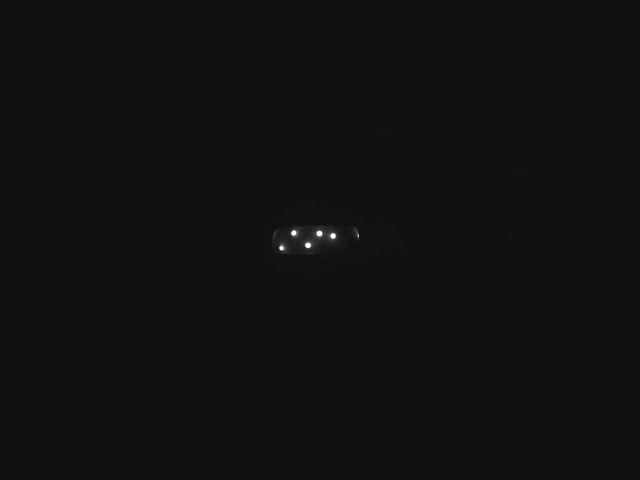
#> input picture frame 119 of output_rifts_right_9.mkv, 1280 x 960 px (shown at 1/2 size)
$ python mov_check.py
#> lines starting #> are read from the running program, lines starting #| are printed output that depends on the picture; after the words box and inside, x2 and y2 are one past the last pixel; in counts of white or black regions, pixels touching at a corner belong together
import numpy as np
import cv2
import os

CV_MIN_THRESHOLD = 150
CV_MAX_THRESHOLD = 255
BLOB_SIZE = 45
def detect_led_lights(image, padding=5, min_area=100, max_area=1000):
    contours, _ = cv2.findContours(image, cv2.RETR_EXTERNAL, cv2.CHAIN_APPROX_SIMPLE)
    blob_info = []
    for idx, contour in enumerate(contours):
        x, y, w, h = cv2.boundingRect(contour)
        # Apply padding for the bounding box
        x -= padding
        y -= padding
        w += padding * 2
        h += padding * 2

        # Use contourArea to get the actual area of the contour
        area = cv2.contourArea(contour)

        # Check if the area of the contour is within the specified range
        if min_area <= area <= max_area:
            blob_info.append((x, y, w, h))

    return blob_info

def find_center(frame, SPEC_AREA):
    x_sum = 0
    t_sum = 0
    y_sum = 0
    g_c_x = 0
    g_c_y = 0
    m_count = 0

    (X, Y, W, H) = SPEC_AREA

    for y in range(Y, Y + H):
        for x in range(X, X + W):
            x_sum += x * frame[y][x]
            t_sum += frame[y][x]
            m_count += 1

    for x in range(X, X + W):
        for y in range(Y, Y + H):
            y_sum += y * frame[y][x]

    if t_sum != 0:
        g_c_x = x_sum / t_sum
        g_c_y = y_sum / t_sum

    if g_c_x == 0 or g_c_y == 0:
        return 0, 0, 0

    return g_c_x, g_c_y, m_count


script_dir = os.path.dirname(os.path.realpath(__file__))
print(os.getcwd())

cap = cv2.VideoCapture('output_rifts_right_9.mkv')

# Get total number of frames
total_frames = cap.get(cv2.CAP_PROP_FRAME_COUNT)
current_frame = 0
start_frame = 500

print('total_frames: ', total_frames)

centers1 = []
while(cap.isOpened()):
    # Read frames
    ret, frame = cap.read()
#> frame is the input picture: shape (960, 1280, 3); mean B, G, R 14.3, 17.3, 15.3

    if ret:
        draw_frame = frame.copy()
        _, frame = cv2.threshold(cv2.cvtColor(frame, cv2.COLOR_BGR2GRAY), CV_MIN_THRESHOLD, CV_MAX_THRESHOLD,
                                cv2.THRESH_TOZERO)
#> frame: shape (960, 1280)

        if current_frame == start_frame:
                # LED blob 찾기
            blobs1 = detect_led_lights(frame, 2, 5, 500)
            # 첫 번째 이미지의 LED blob 중심점 계산
            for blob in blobs1:
                gcx, gcy, gsize = find_center(frame, blob)
                if gsize < BLOB_SIZE:
                    continue
                centers1.append((gcx, gcy, blob))

            # 가장 가까운 이미지와 그 거리를 저장할 변수 초기화
            closest_img = None
            min_distance = float('inf')

        cv2.putText(draw_frame, f'Frame {current_frame}/{total_frames}',
                (50, 50),
                cv2.FONT_HERSHEY_SIMPLEX,
                1,
                (0, 255, 0),
                1,
                cv2.LINE_AA)
        height, width = frame.shape
#> height = 960; width = 1280
        center_x, center_y = width // 2, height // 2
#> center_x = 640; center_y = 480
        cv2.line(draw_frame, (0, center_y), (width, center_y), (255, 255, 255), 1)
        cv2.line(draw_frame, (center_x, 0), (center_x, height), (255, 255, 255), 1)
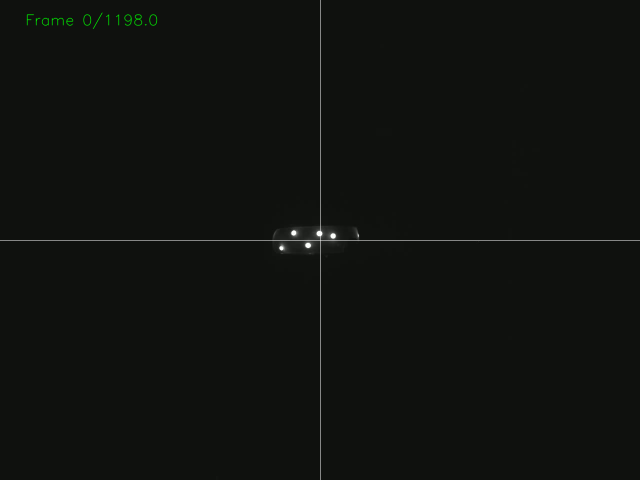
#> draw_frame: shape (960, 1280, 3) (shown at 1/2 size); mean B, G, R 14.7, 17.8, 15.7

                # LED blob 찾기
        blobs2 = detect_led_lights(frame, 2, 5, 500)
#> in detect_led_lights, `contours, _ = cv2.findContours(image, cv2.RETR_EXTERNAL, cv2.CHAIN_APP..`: contours = 6 contours, 1 with area under 20; largest, box (x1, y1, x2, y2) and area: (633, 462, 645, 473) 87, (611, 486, 622, 496) 76, (661, 467, 672, 477) 73, (583, 461, 593, 471) 68, (559, 492, 568, 501) 52
#> the loop in detect_led_lights, `for idx, contour in enumerate(contours):` made 6 passes
#> (x, y, w, h, area) on passes 1, 2, 4, 5, 6: (557, 490, 13, 13, 51.5), (609, 484, 15, 14, 76.5), (659, 465, 15, 14, 73), (631, 460, 16, 15, 87), (581, 459, 14, 14, 67.5)
#> after the loop in detect_led_lights, `for idx, contour in enumerate(contours):`: blob_info = [(557, 490, 13, 13), (609, 484, 15, 14), (659, 465, 15, 14), (631, 460, 16, 15), (581, 459, 14, 14)]
#> blobs2 has the same summary as blob_info in detect_led_lights
        # 두 번째 이미지의 LED blob 중심점 계산
        centers2 = []
        for blob_id, blob in enumerate(blobs2):
            gcx, gcy, gsize = find_center(frame, blob)
            if gsize < BLOB_SIZE:
                continue
            cv2.rectangle(draw_frame, (blob[0], blob[1]), (blob[0] + blob[2], blob[1] + blob[3]), (255, 255, 255), 1)
            cv2.putText(draw_frame, f"{blob_id}", (blob[0], blob[1] - 10), cv2.FONT_HERSHEY_SIMPLEX, 0.5, (255, 255, 255), 1)
            centers2.append((gcx, gcy, blob))
#> this loop made 5 passes
#> (g_c_x in find_center, g_c_y in find_center, X in find_center, Y in find_center, W in find_center, H in find_center, gcx, gcy) on passes 1 to 5: (562.7, 495.9, 557, 490, 13, 13, 562.7, 495.9), (615.8, 490.4, 609, 484, 15, 14, 615.8, 490.4), (665.7, 471.4, 659, 465, 15, 14, 665.7, 471.4), (638.4, 466.8, 631, 460, 16, 15, 638.4, 466.8), (587.2, 465.5, 581, 459, 14, 14, 587.2, 465.5)
#> draw_frame: shape (960, 1280, 3); 0.03% of pixels changed, all inside (x1, y1, x2, y2) = (557, 439, 675, 504)
#> after the loop, centers2 = [(562.7, 495.9, (557, 490, 13, 13)), (615.8, 490.4, (609, 484, 15, 14)), (665.7, 471.4, (659, 465, 15, 14)), (638.4, 466.8, (631, 460, 16, 15)), (587.2, 465.5, (581, 459, 14, 14))]


        for center in centers1:
            cv2.circle(draw_frame, (int(center[0]), int(center[1])), 1, (0, 255, 0), -1)

        # 두 번째 이미지의 중심점들을 이미지에 표시 (빨간색)
        for center in centers2:
            cv2.circle(draw_frame, (int(center[0]), int(center[1])), 1, (0, 0, 255), -1)
#> this loop made 5 passes
#> center on passes 1 to 5: (562.7, 495.9, (557, 490, 13, 13)), (615.8, 490.4, (609, 484, 15, 14)), (665.7, 471.4, (659, 465, 15, 14)), (638.4, 466.8, (631, 460, 16, 15)), (587.2, 465.5, (581, 459, 14, 14))
#> draw_frame: shape (960, 1280, 3); mean B, G, R 14.7, 17.9, 15.7


        # 두 이미지의 LED 중심점간 거리 계산
        if len(centers1) == len(centers2):
            max_distance = max(np.sqrt((c1[0] - c2[0])**2 + (c1[1] - c2[1])**2)
                            for c1, c2 in zip(centers1, centers2))
            # 거리가 더 작으면 업데이트
            if current_frame > 100:
                if max_distance < min_distance and current_frame != start_frame:
                    min_distance = max_distance
                    closest_img = current_frame

        # Show the frames
        cv2.imshow('Frame', draw_frame)

        # Wait for a key press and break the loop if 'q' is pressed
        if cv2.waitKey(8) & 0xFF == ord('q'):
#> (key q is pressed here)
            break

        current_frame += 1
    else:
        break

#> (the run stopped early here; a loop or call above may not have finished)
